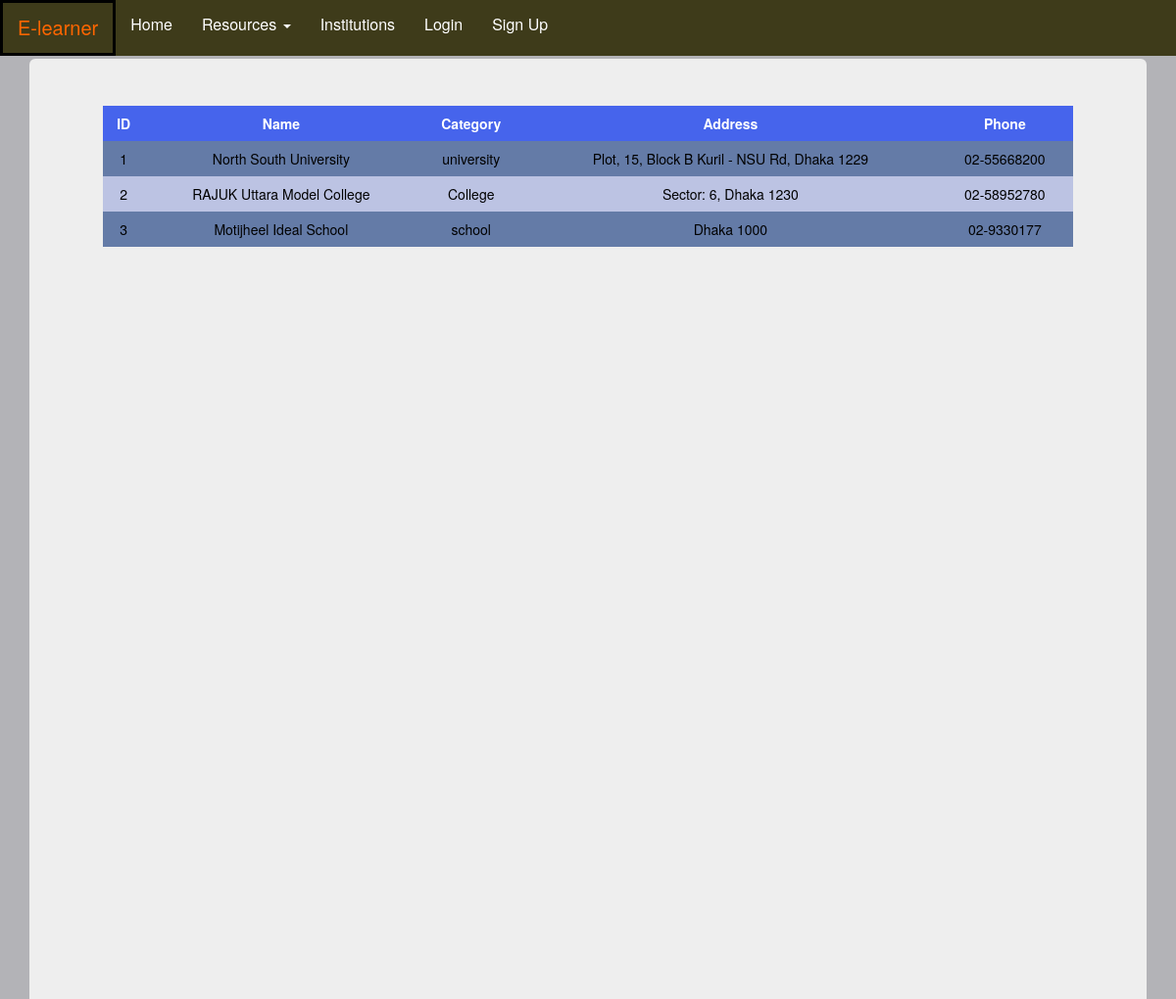
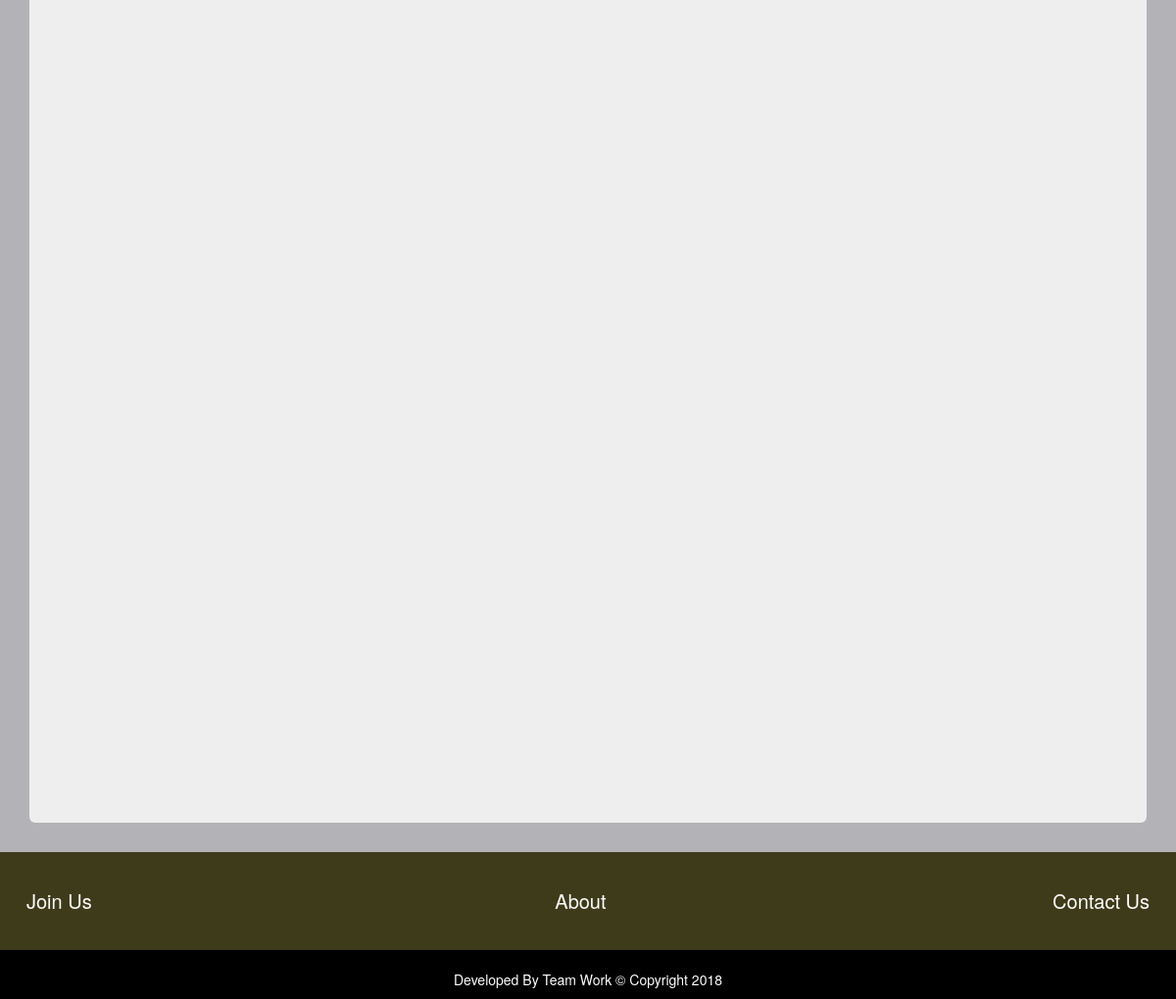
Screenshot of /institutions.php with the database file from the repository (2 pictures, top to bottom).
### tables this page shows
CREATE TABLE `institutionsview` (
  `iid` int(100) NOT NULL,
  `iname` varchar(100) NOT NULL,
  `icatagory` varchar(100) NOT NULL,
  `iaddress` varchar(100) NOT NULL,
  `iphone` varchar(100) NOT NULL
);

### institutions.php (the view, shortened to what this page needs)
<!DOCTYPE html>
<html lang="en">
<head>
    <link rel="stylesheet" href="https://maxcdn.bootstrapcdn.com/bootstrap/3.3.7/css/bootstrap.min.css">
    <link rel="stylesheet" href="home.css">
     <link rel="stylesheet" href="icon.css">
     <link rel="stylesheet" href="style.css">
     <link rel="stylesheet" href="try2.css">
     <link rel="stylesheet" type="text/css" href="index1.css">
</head>
<body>
    <nav class="navbar navbar-default navbar-fixed-top">
        <div class="container-fliud">
            <div class="navbar-header">
                <a class="navbar-brand" href="Home.php">E-learner</a>
            </div>
            <div class="collapse navbar-collapse" id="btndata">
                <ul class="nav navbar-nav">
                    <li class="nav-item">
                        <a class="nav-link" href="Home.php">Home</a>
                    </li>
                         <li class="dropdown"  ><a class="dropdown-toggle" data-toggle="dropdown" href="#" style="color: white;" >Resources <span class="caret"></span></a>
      </li>
              <li class="nav-item">
                        <a class="nav-link" href="institutions.php">Institutions</a>
                    </li>
               <li class="nav-item">
                        <a class="nav-link" href="login.php">Login</a>
                    </li>
                <li class="nav-item">
                        <a class="nav-link" href="signup.php">Sign Up</a>
                    </li>
                  </ul>
            </div>
        </div>
    </nav>
  <div class="container">
<div class="jumbotron">
  <div class="container">
 <?php
include_once 'conn.php';
$sql = "select iid,iname,icatagory,iaddress,iphone from institutionsview;";
$result = mysqli_query($conn,$sql);
$resultCheck = mysqli_num_rows($result);
echo "<table>";
echo "<tr>";
echo "<th>" . "ID" ."</th>"."<th>" . "Name" ."</th>" . "<th>" . "Category" ."</th>";
echo "<th>" . "Address"."</th>"."<th>"."Phone"."</th>" ;
echo "</tr>";
if($resultCheck > 0){
  while($row = mysqli_fetch_assoc($result)){
    echo "<tr>";
    echo "<td>" . $row['iid'] . " </td>";
    echo "<td>" .$row['iname'] . " </td>";
    echo "<td>" .$row['icatagory'] . " </td>";
    echo "<td>" .$row['iaddress'] . " </td>";
    echo "<td>" .$row['iphone'] . " </td>";
    echo "</tr>";
  }
  echo "</table>";
}
?>
  </div>
</div>
</div>
    <div class="c1 container-fluid">
        <a  href="JoinUs.php" ><button type="button" class="btn btn-link" style="color: white;font-size:20px ;margin-top: 30px">Join Us</button></a>
        <a  href="About.php" ><button type="button" class="btn btn-link" style="color: white;font-size:20px ;margin-left: 38%;margin-top: 30px;">About</button></a>
        <a  href="ContactUs.php" ><button type="button" class="btn btn-link" style="color: white;font-size:20px;float: right; margin-top: 30px">Contact Us</button></a>
    </div>
    <div class="c2 container-fluid">
        <p class="pz">Developed By Team Work &copy; Copyright 2018</p>
    </div>
</body>
</html>

### home.css (style rules this page uses)
.navbar { background-color: #3E3B1A; min-height: 57px; border: none !important; }
.navbar-brand { background-color: #FBEF69; min-height: 57px; color: black !important; font-size: 20px ; border: bold; border-color: #FFFFFF; border: 3px solid black ; }
.nav { float: left; margin-right: 12%; }
.dropdown { font-size: 16px; }
.c1 { background-color: #3E3B1A; min-height: 100px; }
.nav-link { font-size: 16px; color: white !important; }
.c2 { background-color: black; min-height: 30px; }
.pz { color: white; text-align: center; margin-top: 20px; }

### style.css (style rules this page uses)
* { margin: 0; padding: 0; }
body { margin: 0; padding: 0; background-size: cover; }
.jumbotron { color: black; text-align:center; min-height: 1800px; margin-top: 60px; }
th { text-align: center; color: #0000ff; }
.btn { border: none; border-radius: 0; }

### index1.css (style rules this page uses)
body { background-color: #b3b3b7; background-image: url("bg.jpg"); background-size: 100%; }
table { border-collapse: collapse; width: 100%; }
th, td { text-align: center; padding: 8px; }
tr:nth-child(even) { background-color: #647ba7; }
tr:nth-child(odd) { background-color: #bcc3e3; }
th { background-color: #4664ec; color: white; }

### rows the page displays
institutionsview: iid "1", iname "North South University", icatagory "university", iaddress "Plot, 15, Block B Kuril - NSU Rd, Dhaka 1229", iphone "02-55668200"
institutionsview: iid "2", iname "RAJUK Uttara Model College", icatagory "College", iaddress "Sector: 6, Dhaka 1230", iphone "02-58952780"
institutionsview: iid "3", iname "Motijheel Ideal School", icatagory "school", iaddress "Dhaka 1000", iphone "02-9330177"
